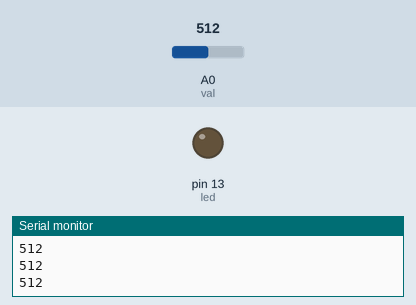
Simulated run of this sketch. Board: Arduino Uno, built with avr-gcc and run on an emulated ATmega328P. Shown: output pins drawn as LEDs (lit = HIGH), the last lines printed to the serial monitor. The test bench sets the inputs (shaded band); at power-on: A0 (val) = 512.

Above: at 1.2 s.
1.3 s: A0 (val) set to 589
2.8 s: A0 (val) set to 609
At 3.7 s:
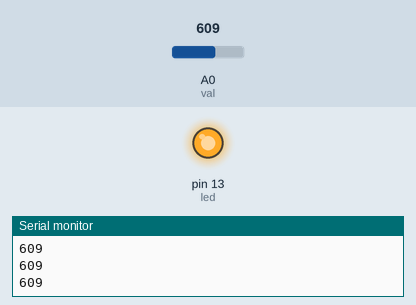
4.3 s: A0 (val) set to 590
At 4.6 s:
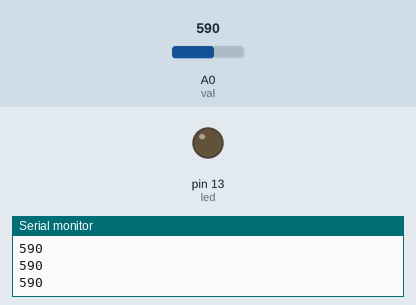
5.8 s: A0 (val) set to 610
At 7.0 s:
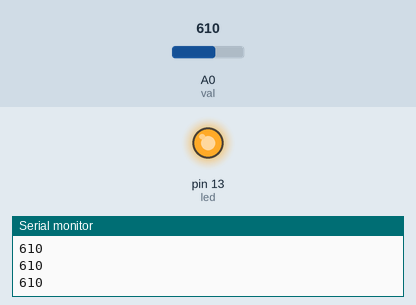
Timing chart, 0 to 8.3 s (numbered marks = the images above; inputs shaded):
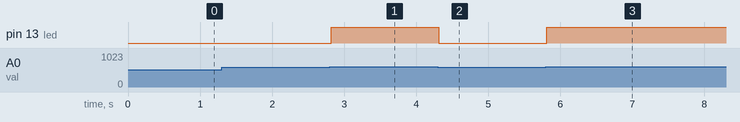

Measured:
- the behaviour switches between 599 and 600 on A0 (val) (found by bisection; images 0 and 1)
- after the input at 2.8 s, pin 13 (led): LOW → HIGH at once
- after the input at 4.3 s, pin 13 (led): HIGH → LOW at once
- after the input at 5.8 s, pin 13 (led): LOW → HIGH at once

The sketch:

SchoolEP2.ino
```cpp
int val=A0;
int led=13; //ขายาวต่อ13ขาสั่นต่อGND
int data;
void setup()
{
Serial.begin(9600);
pinMode(A0,INPUT);
pinMode(led,OUTPUT);
}
void loop()
{
  data=analogRead(val);
  Serial.println(data); delay(10);
  if(data>=600)
  {
    digitalWrite(led,1);
  }
  else
  {
    digitalWrite(led,0);
  }
}
```
